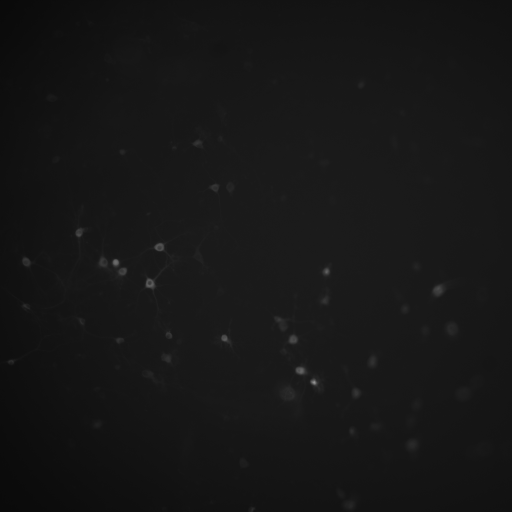
#> input picture data/neurons10x.tif, 512 x 512 px
$ jupyter execute --allow-errors 'Exercise 3 Region Properties.ipynb'   (shell and % lines are left out)
#> lines starting #> are read from the running program, lines starting #| are printed output that depends on the picture; after the words box and inside, x2 and y2 are one past the last pixel; in counts of white or black regions, pixels touching at a corner belong together
# Exercise 3: Quantifying Properties of Identified Regions or Cells
## Student version

We have learned to detect cells in digital images by making masks, and then applying those masks to measure properties of the entire image such as mean fluorescence intensity. Sometimes, it might also be useful to have an idea of how these properties vary from cell to cell. Today, we'll learn how to identify (and measure attributes of) several different regions of interest at once. We will --

- Review how to detect cells by developing a pipeline to do so
- Access properties of cells that have been detected, such as
    - Area
    - Intensity
    - Image vs mask properties
    - Measures of roundness
        - Aspect ratio
        - Convexity
- View the statistics of properties of detected cells
- Filter out unwanted cells based on their properties

**Getting started:** Run the cells below to access the dataset

[cell 1]

#import the libraries you'll want
import numpy as np
import matplotlib.pyplot as plt
import seaborn as sns
from skimage.io import imread

sns.set_style('dark')

[cell 2]
#read in the dataset
raw = imread('../data/neurons10x.tif')
#> raw is the input picture: shape (512, 512) uint16; min 2484, max 37967, mean 5835.4
#plt.imshow(raw, cmap='inferno') #un-comment this if you want to visualize the raw data

### Exercise 3.1: Thinking of the tools we already have at our disposal, what are some features of this image that we need to act on before attempting to find cells.

[cell 3]
#subtract local background
from skimage.morphology import disk
from skimage.filters.rank import minimum as min_filter

structuring_element = disk(51)
background = min_filter(raw, structuring_element)
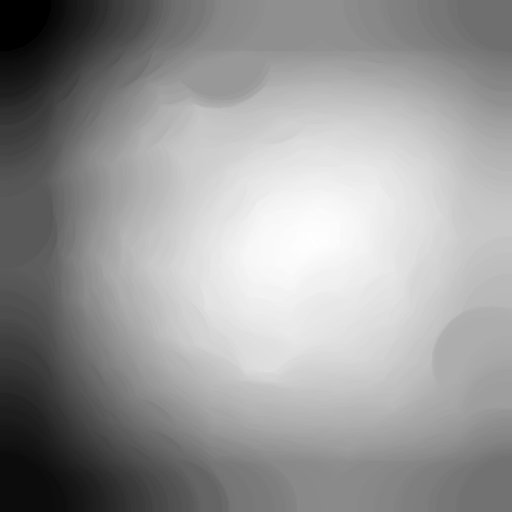
#> background: shape (512, 512) uint16; min 2484, max 6788, mean 5073.7; drawn with min black and max white
#plt.imshow(background, cmap='inferno') #un-comment this if you want to visualize the bg

[cell 4]
bg_subtracted = raw - background
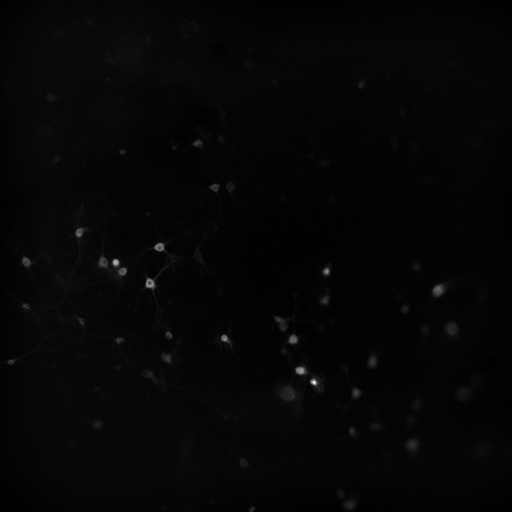
#> bg_subtracted: shape (512, 512) uint16; min 0, max 32084, mean 761.7; drawn with min black and max white
plt.imshow(bg_subtracted, cmap='inferno') #view the background-subtracted image

[cell 5]
from skimage.filters import threshold_otsu
#threshold the preprocessed image using Otsu's threshold
threshold = threshold_otsu(bg_subtracted)
#> threshold = 4579
foreground = bg_subtracted > threshold
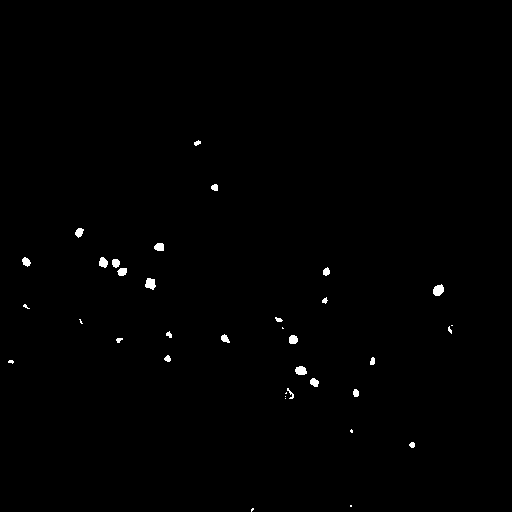
#> foreground: shape (512, 512) bool; 0.5% white; 36 white regions (12 under 20 px), largest, box (x1, y1, x2, y2) and area: (433, 284, 444, 296) 99, (145, 278, 156, 290) 95, (295, 366, 307, 375) 86

#plt.imshow(foreground, cmap='gray') #un-comment this if you want to visualize the mask

[cell 6]
#label the cell regions
from skimage.measure import label

cell_labels = label(foreground)
#> cell_labels: shape (512, 512) int32; 37 distinct labels, from 0 to 36
plt.imshow(cell_labels, cmap='Set1',vmin=0,vmax=cell_labels.max())

#> (a cell that did not finish here is left out)

#> (a cell that did not finish here is left out)

### Exercise 3.2: Determine how the output `props` is organized.

#> (a cell that did not finish here is left out)

#> (a cell that did not finish here is left out)

#> (a cell that did not finish here is left out)

#> (a cell that did not finish here is left out)

What might the length of props mean?

[cell 13]
cell_labels.max()
#> Out = 36
